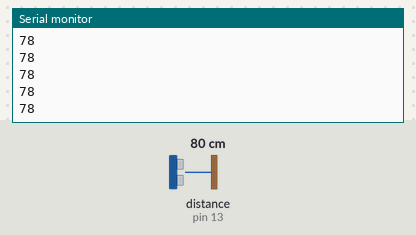
The sketch below on a simulated Arduino Uno, built with avr-gcc and run on an emulated ATmega328P. On the bench: the last lines printed to the serial monitor. Wiring (inferred from the names in the program): ultrasonic range finder: trigger pin 12; echo pin 13. The test bench sets the inputs (shaded band); at power-on: distance to the obstacle (sensor on pin 13) 80 cm. The echo pulse lasts 58.3 µs per cm.

Above: at 1.2 s.
1.3 s: distance to the obstacle (sensor on pin 13) set to 2 cm
At 2.2 s:
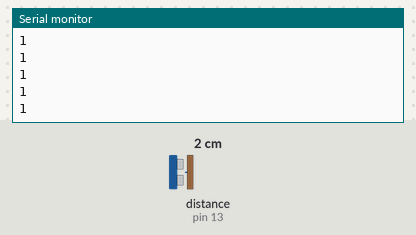
2.8 s: distance to the obstacle (sensor on pin 13) set to 4 cm
At 3.8 s:
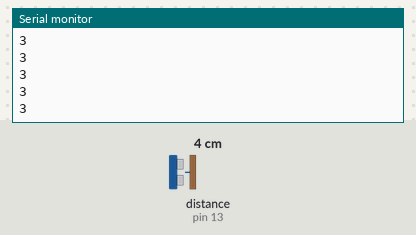
Timing chart, 0 to 5.8 s (numbered marks = the images above; inputs shaded):
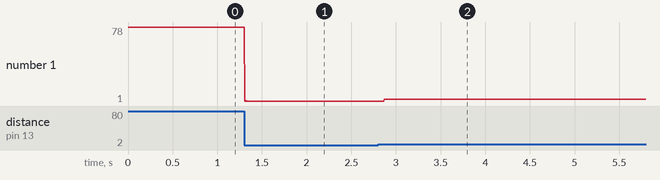

The sketch:

test_Ultrasonic.ino
```cpp
const int trigPin = 12, echoPin = 13;
long duration, distance;
void setup() {
  Serial.begin(9600);
   pinMode(trigPin, OUTPUT);
   pinMode(echoPin, INPUT);
}
void loop() {
   digitalWrite(trigPin, LOW); // Clears the trigPin
   delayMicroseconds(2);
   /* Sets the trigPin on HIGH state for 10 ms */
   digitalWrite(trigPin, HIGH);    delayMicroseconds(10);
   digitalWrite(trigPin, LOW);
   /* Reads Echo pin, returns sound travel time in ms */
   duration = pulseIn(echoPin, HIGH);
   /* Calculating the distance */
   distance = duration*0.034/2;
   Serial.println(distance);
}
```

Measured:
- after the input at 1.3 s, the serial monitor: prints a new line at once (image 1)
- after the input at 2.8 s, the serial monitor: prints a new line after 0.07 s (image 2)
- plotted number 1: 78 → 1 after the input at 1.3 s, 1 → 3 after the input at 2.8 s
